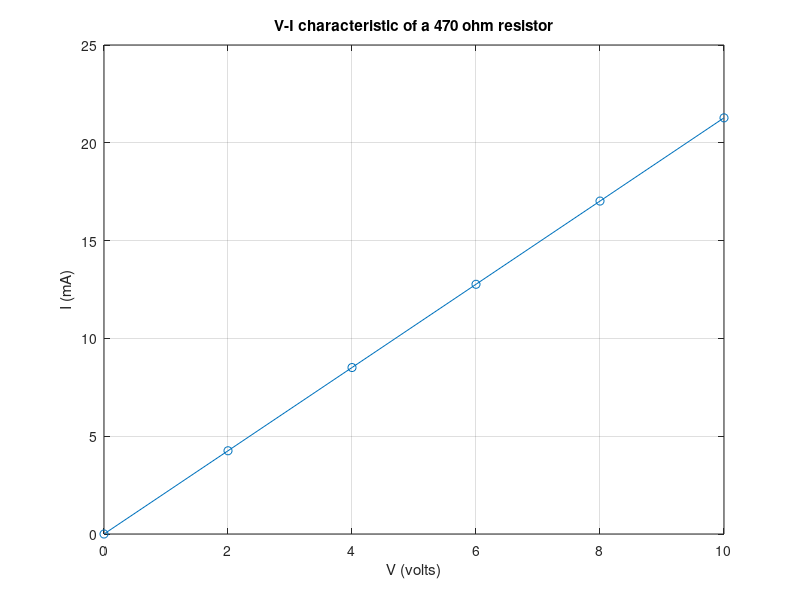

Source code (MATLAB):
# Ohm's Law - current through a 470 ohm resistor as V goes 0..10 V
# recompute the theory from scratch, tabulate, and fit the slope of the V-I line

R = 470;                 % ohm
V = 0:2:10;              % applied voltage, volts
I = V ./ R;              % Ohm's law: I = V/R, amps

printf('  V (V)     I (mA)\n');
for k = 1:length(V)
  printf('  %5.1f   %8.4f\n', V(k), I(k)*1000);
end

% slope of the I-vs-V line is the conductance 1/R
p = polyfit(V, I, 1);    % p(1) = slope in siemens, p(2) ~ 0 intercept
printf('\nfitted slope = %.6f S = %.4f mA/V\n', p(1), p(1)*1000);
printf('1/R          = %.6f S = %.4f mA/V\n', 1/R, 1000/R);
printf('R from slope = %.2f ohm  (nominal %d ohm)\n', 1/p(1), R);

% V-I characteristic. straight line through the origin, slope 1/R.
figure('visible','off');
plot(V, I*1000, '-o');
xlabel('V (volts)'); ylabel('I (mA)');
title('V-I characteristic of a 470 ohm resistor'); grid on;
